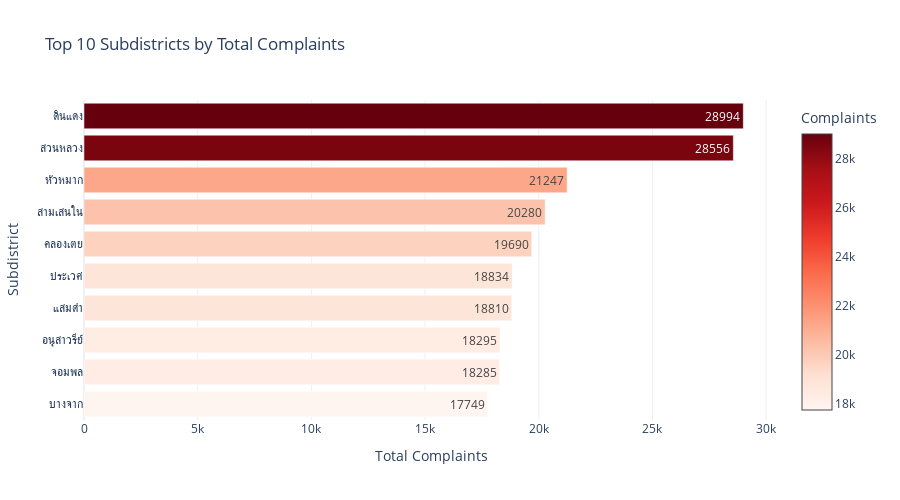

The notebook cell this image was saved under:
### Markdown cell above
### Graph Visualization 1: Top 10 Subdistricts by Total Complaints

### Code cell
# Calculate total complaints by subdistrict
subdistrict_totals = daily_data[target_cols].sum(axis=1).groupby(daily_data['subdistrict']).sum()
top_10_subdistricts = subdistrict_totals.nlargest(10).sort_values()

# Create horizontal bar chart
fig = go.Figure(go.Bar(
    x=top_10_subdistricts.values,
    y=top_10_subdistricts.index,
    orientation='h',
    marker=dict(
        color=top_10_subdistricts.values,
        colorscale='Reds',
        showscale=True,
        colorbar=dict(title="Complaints")
    ),
    text=top_10_subdistricts.values,
    textposition='auto',
))

fig.update_layout(
    title='Top 10 Subdistricts by Total Complaints',
    xaxis_title='Total Complaints',
    yaxis_title='Subdistrict',
    height=500,
    template='plotly_white'
)

fig.show()

### Figure 1 — Plotly figure (JSON) as saved in the notebook; plotly's stock layout.template omitted (floating-point values rounded to 4 significant figures)
{"data": [{"marker": {"color": [17749, 18285, 18295, 18810, 18834, 19690, 20280, 21247, 28556, 28994], "colorbar": {"title": {"text": "Complaints"}}, "colorscale": [[0, "rgb(255,245,240)"], [0.125, "rgb(254,224,210)"], [0.25, "rgb(252,187,161)"], [0.375, "rgb(252,146,114)"], [0.5, "rgb(251,106,74)"], [0.625, "rgb(239,59,44)"], [0.75, "rgb(203,24,29)"], [0.875, "rgb(165,15,21)"], [1, "rgb(103,0,13)"]], "showscale": true}, "orientation": "h", "text": [17750.0, 18280.0, 18300.0, 18810.0, 18830.0, 19690.0, 20280.0, 21250.0, 28560.0, 28990.0], "textposition": "auto", "type": "bar", "x": [17749, 18285, 18295, 18810, 18834, 19690, 20280, 21247, 28556, 28994], "y": ["บางจาก", "จอมพล", "อนุสาวรีย์", "แสมดำ", "ประเวศ", "คลองเตย", "สามเสนใน", "หัวหมาก", "สวนหลวง", "ดินแดง"]}], "layout": {"height": 500, "title": {"text": "Top 10 Subdistricts by Total Complaints"}, "xaxis": {"title": {"text": "Total Complaints"}}, "yaxis": {"title": {"text": "Subdistrict"}}}}
